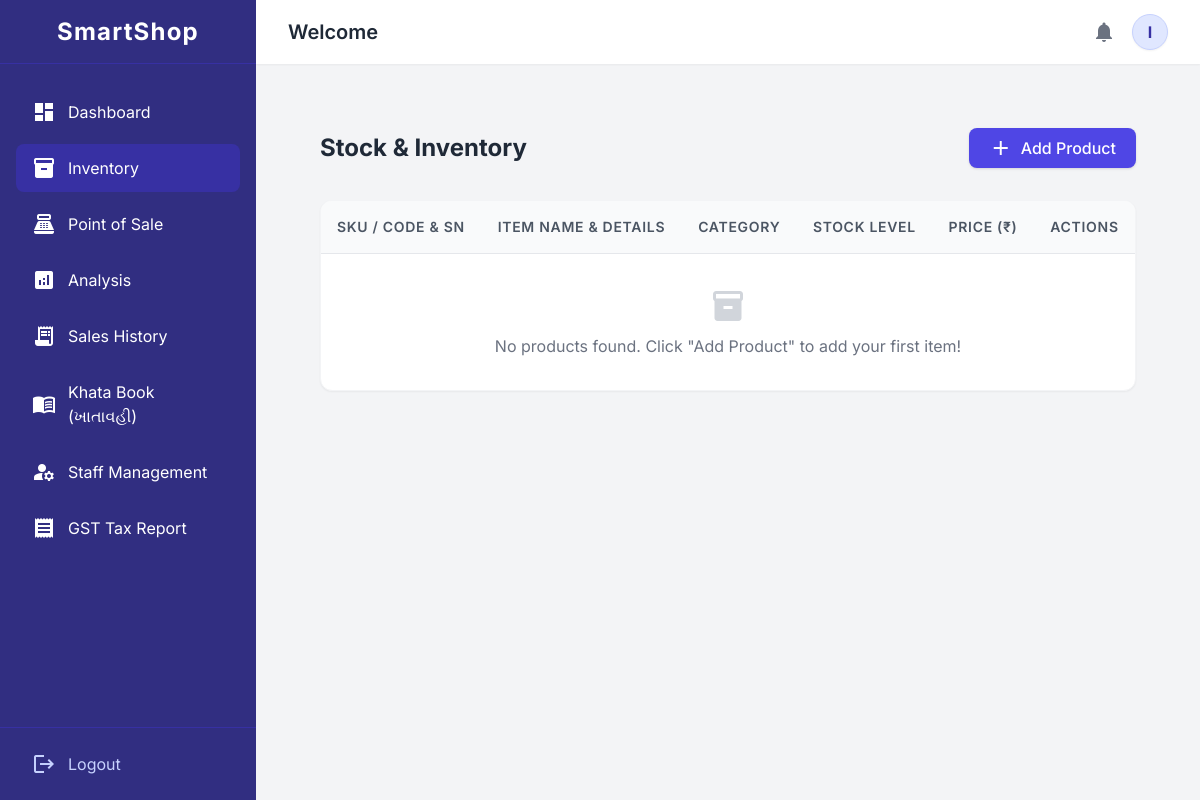
The page /inventory/ (signed in) on the database as committed earlier.
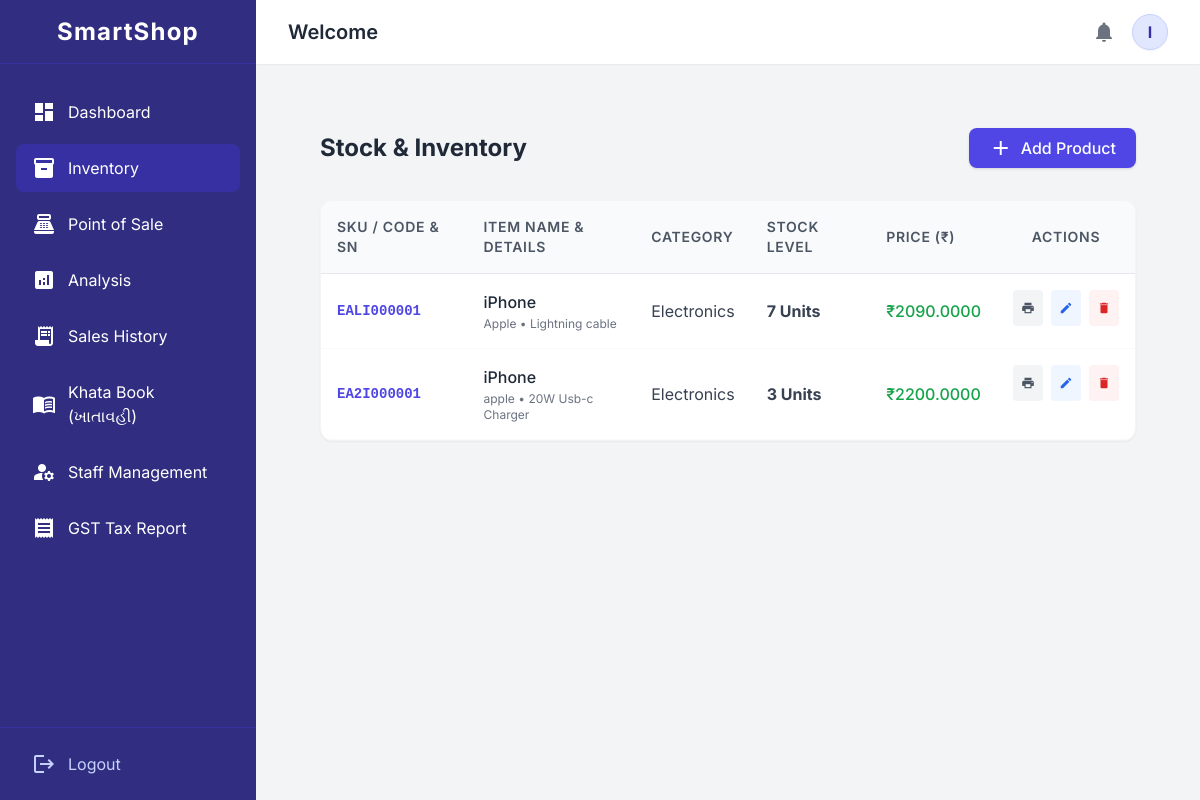
The same page on the database as committed later.
### Inventory/models.py (models this page shows, shortened)
class Product(models.Model):
    shop = models.ForeignKey(ShopUser, on_delete=models.CASCADE, related_name='products')
    category = models.ForeignKey(Category, on_delete=models.PROTECT)
    company_name = models.CharField(max_length=150, blank=True, null=True)
    product_type = models.CharField(max_length=150, blank=True, null=True)
    name = models.CharField(max_length=200)
    weight = models.CharField(max_length=50, blank=True, null=True)
    size = models.CharField(max_length=50, blank=True, null=True)
    storage = models.CharField(max_length=50, blank=True, null=True)
    color = models.CharField(max_length=50, blank=True, null=True)
    serial_number = models.CharField(max_length=100, blank=True, null=True)
    company_barcode = models.CharField(max_length=100, blank=True, null=True, help_text="કંપનીનો EAN/UPC બારકોડ")
    expiry_date = models.DateField(null=True, blank=True)
    purchase_price = models.DecimalField(max_digits=10, decimal_places=2)
    margin_percentage = models.DecimalField(max_digits=5, decimal_places=2)
    class Meta:
        unique_together = ('shop', 'serial_number')
    @property
    def selling_price(self):
        margin_amount = (self.purchase_price * self.margin_percentage) / 100
        return self.purchase_price + margin_amount
    @property
    def current_stock(self):
        inward = self.movements.filter(movement_type='IN').aggregate(Sum('quantity'))['quantity__sum'] or 0
        outward = self.movements.filter(movement_type='OUT').aggregate(Sum('quantity'))['quantity__sum'] or 0
        return inward - outward

class Category(models.Model):
    name = models.CharField(max_length=100)
    shop = models.ForeignKey(ShopUser, on_delete=models.CASCADE, related_name='categories')

### Inventory/views.py (the view)
# urls.py: path('inventory/', views.inventory_view, name='inventory'),
@login_required
def inventory_view(request):
    shop_owner = request.user.get_shop
    products = Product.objects.filter(shop=shop_owner).order_by('-id')
    return render(request, 'inventory.html', {'products': products})

### Account/models.py (called while the page is built)
    @property
    def get_shop(self):
        return self.parent_shop if self.is_shop_staff else self

### Templates/inventory.html (shortened to what the changed rows need)
{% extends 'base.html' %}
{% block content %}
<div class="p-4 md:p-8">
    <div class="flex justify-between items-center mb-8">
        <h2 class="text-2xl font-bold text-gray-800">Stock & Inventory</h2>
    </div>
    <div class="bg-white rounded-xl shadow-sm border border-gray-100 overflow-x-auto">
        <table class="w-full text-left border-collapse min-w-[800px]">
            <thead>
                <tr class="bg-gray-50 text-gray-600 border-b border-gray-200 text-sm uppercase tracking-wider">
                    <th class="p-4 font-semibold">SKU / Code & SN</th>
                    <th class="p-4 font-semibold">Item Name & Details</th>
                    <th class="p-4 font-semibold">Category</th>
                    <th class="p-4 font-semibold">Stock Level</th>
                    <th class="p-4 font-semibold">Price (₹)</th>
                    <th class="p-4 font-semibold text-center">Actions</th>
                </tr>
            </thead>
            <tbody class="text-gray-700">
                {% for product in products %}
                <tr class="border-b border-gray-50 hover:bg-gray-50 transition">
                    <td class="p-4 text-indigo-600 font-mono text-sm font-bold">
                        {{ product.serial_number }}
                    </td>
                    <td class="p-4">
                        <div class="font-medium text-gray-800">{{ product.name }}</div>
                        <div class="text-xs text-gray-500 mt-0.5">
                            {{ product.company_name }} • {{ product.product_type }}
                        </div>
                    </td>
                    <td class="p-4">{{ product.category.name }}</td>
                    <td class="p-4 font-bold">{{ product.current_stock }} Units</td>
                    <td class="p-4 text-green-600 font-medium">₹{{ product.selling_price }}</td>
                    <td class="p-4 flex justify-center gap-2 items-center">
                        <a href="{% url 'print_barcodes' product.id %}?qty={{ product.current_stock }}" target="_blank" class="text-gray-600 hover:text-indigo-600 bg-gray-100 p-2 rounded transition flex items-center justify-center" title="Print Barcode Stickers">
                            <span class="material-icons text-sm">print</span>
                        </a>
                        {% if not request.user.is_shop_staff %}
                            <a href="{% url 'edit_product' product.id %}" class="text-blue-600 hover:text-blue-900 bg-blue-50 p-2 rounded transition flex items-center justify-center" title="Edit Product">
                                <span class="material-icons text-sm">edit</span>
                            </a>
                            <form action="{% url 'delete_product' product.id %}" method="POST" onsubmit="return confirm('તમે ખરેખર આ પ્રોડક્ટ ડિલીટ કરવા માંગો છો?');" class="flex items-center">
                                <button type="submit" class="text-red-600 hover:text-red-900 bg-red-50 p-2 rounded transition flex items-center justify-center" title="Delete Product">
                                    <span class="material-icons text-sm">delete</span>
                                </button>
                            </form>
                        {% else %}
                            <span class="text-xs bg-gray-100 text-gray-500 px-2 py-1 rounded font-medium">View Only</span>
                        {% endif %}
                    </td>
                </tr>
                {% empty %}
                <tr>
                    <td colspan="6" class="p-8 text-center text-gray-500">
                        <span class="material-icons text-4xl mb-2 text-gray-300">inventory_2</span><br>
                        No products found. Click "Add Product" to add your first item!
                    </td>
                </tr>
                {% endfor %}
            </tbody>
        </table>
    </div>
</div>
{% endblock %}

Rows that differ between the two databases and show on the page:
added Product: serial_number "EALI000001", name "iPhone", company_name "Apple", product_type "Lightning cable", category.name "Electronics", current_stock "7", selling_price "2090.0000"
added Product: serial_number "EA2I000001", name "iPhone", company_name "apple", product_type "20W Usb-c Charger", category.name "Electronics", current_stock "3", selling_price "2200.0000"
Other text that changed with them:
text no longer shown: "No products found. Click \"Add Product\" to add your first item!"
